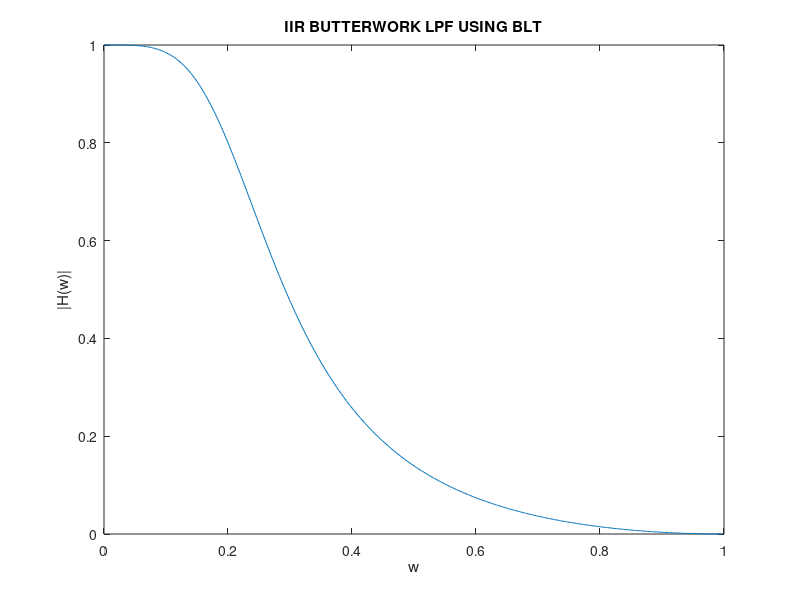

Reproduce this figure in MATLAB.
%% DSP LAB EXPERIMENT NO.9
%%
% Name: RITWIKA RAI
%%
% PRN.NO: 16070123082
%%
% Class: IIIrd Year, B1, 2016 - 2020

%% Question:
%%
% Write a MATLAB code to design IIR Butterworth low pass digital filter for following 
%%
% specifications using bilinear transformation technique. Assume T=1 sec. Plot the frequency 
%%
% response of the designed IIR filter.
%%
clc;
clear all;
close all;
Ap=0.8;                  %Passband Attenuation
As=0.2;                  %Stopband Attenuation
Wp=0.2*pi;               %Passband Edge
Ws=0.6*pi;               %Stopband Edge
T=1;
Op=(2/T)*tan(Wp/2)
Os=(2/T)*tan(Ws/2)
N=log((((1/As^2)-1)/((1/Ap^2)-1))^0.5)/log(Os/Op); 
N=ceil(N)               %Round toward positive integer
Oc=Op/(((1/Ap^2)-1)^(0.5/N))
[Num,Den]=butter(N,Oc,'s');
tf(Num,Den);
[N1,D1]=bilinear(Num,Den,1);
tf(N1,D1,1);
[H,W]=freqz(N1,D1);
plot(W/pi, abs(H));
xlabel('w')
ylabel('|H(w)|')
title('IIR BUTTERWORK LPF USING BLT')
%%
%% CONCLUSION:
% 1:The steps to design IIR filter for given specifications using bilinear transformation
% technique are:
% A. Determine the CT filter class
%%
% B.Transform the DT filter specifications to CT (sampling period Td is
% arbitrary) including prewarping the band edge frequencies.
%%
% C.Design CT filter based on the magnitude squared response |Hc(j?)|:
% Determine filter order
% Determine cutoff frequency
%%
% D.Determine Hc(s) corresponding to a stable causal filter
%%
% E.Convert to DT filter H(z) via bilinear transform such that
% H(z) = Hc[(2/Td)(1-z^-1)/(1+z^-1)]
%%
% 2: [b,a] = butter(n,Wn)
%%
% It returns the transfer function coefficients of an nth-order lowpass digital Butterworth filter with normalized cutoff frequency Wn.
%%
% 3:[H,W]=freqz(N1,D1)
%%
% It gives the cut off frequency.
%%
% 4:The cut-off frequency of the designed IIR filter satisfies pass band.




